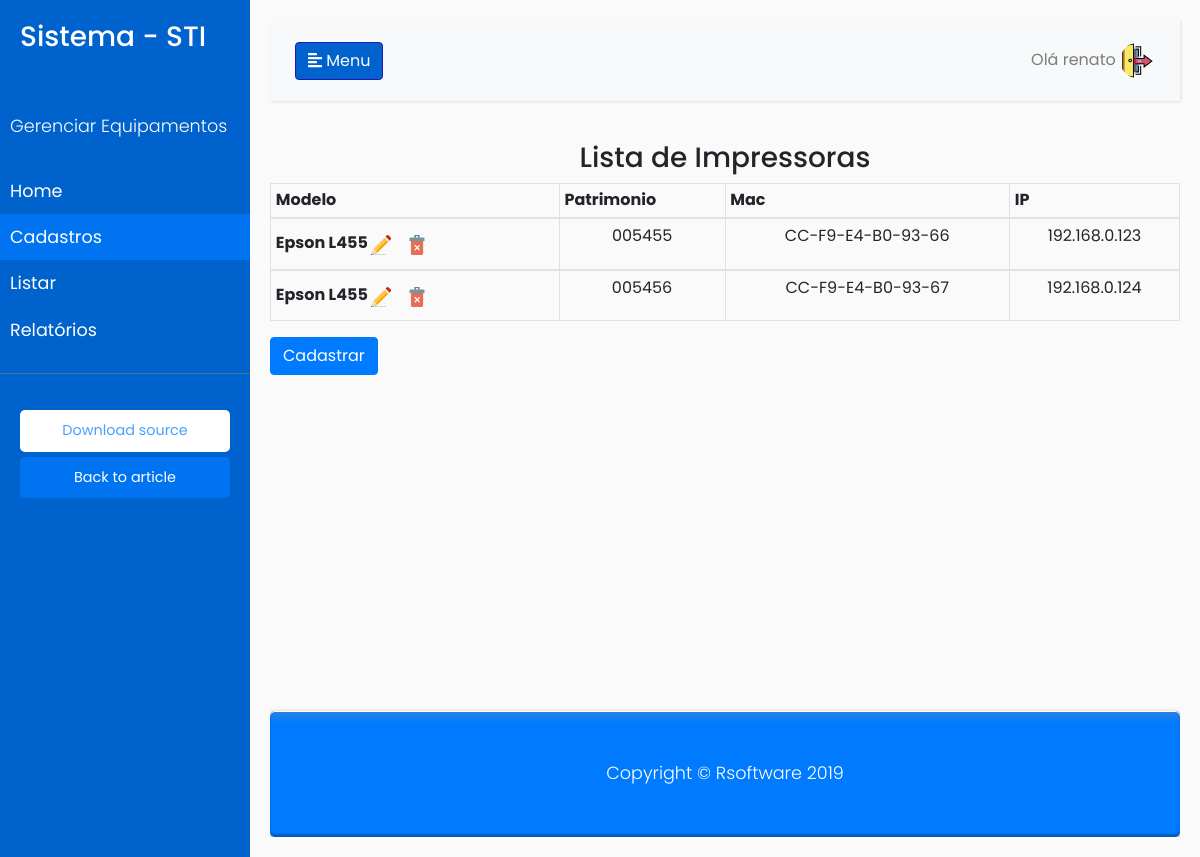
Screenshot of /impressoras/list/ (signed in) with the database file from the repository.
### impressoras/models.py (models this page shows, shortened)
class Impressora(models.Model):
    patrimonio = models.CharField(max_length=6, unique=True)
    modelo = models.CharField(max_length=16, choices=MODEL_CHOICES)
    mac = models.CharField(max_length=17, unique=True)
    ip_impressora = models.CharField(max_length=16, unique=True)

### impressoras/views.py (the view)
# urls.py: path('list/', impressoras_list, name="impressoras_list"),
@login_required
def impressoras_list(request):
    impressoras = Impressora.objects.all()
    return render(request, 'impressoras.html', {'impressoras': impressoras})

### impressoras/templates/impressoras.html (shortened to what this page needs)
{% extends 'base.html' %}
{% load static %}
{% block main %}
<h3 text align="center" >Lista de Impressoras</h3>
<div class="list-impressora">
    <div class="table-responsive">
         <table id="tabela-nob"  class="table table-bordered table-sm">
            <thead>
                <tr>
        <th scope="col"  align="center">Modelo</th>
        <th scope="col"  align="center">Patrimonio</th>
        <th scope="col"  align="center">Mac</th>
        <th scope="col"  align="center">IP</th>
              </tr>
          </thead>
    <tbody>
    {% for impressora in impressoras %}
    <tr>
      <th scope="row" align="center">{{ impressora.get_modelo_display }}
            <div class="btn-group" id="nob">
                <a class="navbar-brand" href="{% url 'impressoras_update' impressora.id %}">
                    <img src="{% static 'assets/img/edit.png' %}" width="20" height="20" alt="">
                </a>
                <a class="navbar-brand" href="{% url 'impressoras_delete' impressora.id %}">
                    <img src="{% static 'assets/img/delete.png' %}" width="20" height="20" alt="">
                 </a>
            </div>
        <td align="center">{{ impressora.patrimonio }}</td>
        <td align="center">{{ impressora.mac }}</td>
        <td align="center">{{ impressora.ip_impressora }}</td>
    </tr>
</div>
    {% endfor %}
<div class="btn-group btn-group-toggle" id="botao-nob">
    <a href="{% url 'impressoras_new' %}"><button type="button" class="btn btn-primary">
    Cadastrar</button></a>
</div>
    {% endblock %}

### templates/base.html (shortened to what this page needs)
{% load static %}
<!DOCTYPE html>
<html>
<head>
    <link rel="stylesheet" href="https://stackpath.bootstrapcdn.com/bootstrap/4.1.0/css/bootstrap.min.css"
>
    <link rel="stylesheet" href="{% static 'assets/css/style.css' %}">
</head>
<body>
    <div class="wrapper">
        <nav id="sidebar">
            <div class="sidebar-header">
                <h3>Sistema - STI</h3>
            </div>
            <ul class="list-unstyled components">
                <p>Gerenciar Equipamentos</p>
                <li>
                    <a href="{% url 'home' %}">Home</a>
                </li>
                <li class="active">
                    <a href="#homeSubmenu" data-toggle="collapse" aria-expanded="false">Cadastros</a>
                </li>
                <li>
                    <a href="#pageSubmenu" data-toggle="collapse" aria-expanded="false">Listar</a>
                </li>
                <li>
                    <a href="{% url 'relatorios' %}">Relatórios</a>
                </li>
            </ul>
            <ul class="list-unstyled CTAs">
                <li><a href="https://bootstrapious.com/tutorial/files/sidebar.zip" class="download">Download source</a>
                </li>
                <li><a href="https://bootstrapious.com/p/bootstrap-sidebar" class="article">Back to article</a></li>
            </ul>
        </nav>
        <div id="content">
            <nav class="navbar navbar-expand-lg navbar-light bg-light">
                <div class="container-fluid">
                    <button type="button" id="sidebarCollapse" class="btn btn-info">
                        <i class="fas fa-align-left"></i>
                        <span>Menu</span>
                    </button>
                    <div class="collapse navbar-collapse" id="navbarSupportedContent">
                        <ul class="nav navbar-nav ml-auto">
                            <li class="nav-item dropdown">
                                {% if user.is_authenticated %}
                                <a class="nav-link pr-0" id="navbarDropdownUser" href="#" role="button"
                                    data-toggle="dropdown" aria-haspopup="true" aria-expanded="false">
                                    Olá {{ user.username }}
                                    <img class="rounded-circle" src="{% static 'assets/img/renato.png' %}" alt=""
                                        width="35px" height="35px">
                                    {% else %}
                                    <a href="{% url 'login' %}" class="btn btn-light">Entrar</a>
                                    {% endif %}
                                </a>
                            </li>
                        </ul>
                    </div>
                </div>
            </nav>
            {% block main %}
            {% endblock %}
            <footer class="py-5 bg-primary">
                <div class="container">
                    <p class="m-0 text-center text-white">Copyright &copy; Rsoftware 2019</p>
                </div>
            </footer>
        </div>
    </div>
</body>
</html>

### static/assets/css/style.css (style rules this page uses)
body { font-family: 'Poppins', sans-serif; background: #fafafa; }
p { font-family: 'Poppins', sans-serif; font-size: 1.1em; font-weight: 300; line-height: 1.7em; color: #999; }
footer { margin-top: 336px; box-shadow: 0 0 1px rgba(0, 0, 0, 0.3), 0 3px 7px rgba(0, 0, 0, 0.3), inset 0 1px rgba(255,255,255,1), inset 0 -3px 2px rgba(0,0,0,0.25); border-radius: 5px; background: linear-gradient(#2981df, #007bff 10%); }
a, a:hover, a:focus { color: inherit; text-decoration: none; transition: all 0.3s; }
.navbar { padding: 15px 10px; background: #fff; border: none; border-radius: 0; margin-bottom: 40px; box-shadow: 1px 1px 3px rgba(0, 0, 0, 0.1); }
.wrapper { display: flex; width: 100%; align-items: stretch; }
#sidebar { min-width: 250px; max-width: 250px; background: #0062cc; color: #fff; transition: all 0.3s; }
#sidebar .sidebar-header { padding: 20px; background: #0062cc; }
#sidebar ul.components { padding: 20px 0; border-bottom: 1px solid #47748b; }
#sidebar ul p { color: #fff; padding: 10px; }
#sidebar ul li a { padding: 10px; font-size: 1.1em; display: block; }
#sidebar ul li.active>a, a[aria-expanded="true"] { color: #fff; background: #007bffb8; }
a[data-toggle="collapse"] { position: relative; }
ul.CTAs { padding: 20px; }
ul.CTAs a { text-align: center; font-size: 0.9em !important; display: block; border-radius: 5px; margin-bottom: 5px; }
a.download { background: #fff; color: #007bffb8; }
a.article, a.article:hover { background: #007bffb8 !important; color: #fff !important; }
#content { width: 100%; padding: 20px; min-height: 100vh; transition: all 0.3s; }
.btn-info { background-color: #0062cc; border-color: #2217b8; }

### rows the page displays
Impressora: modelo "Epson L455", patrimonio "005455", mac "CC-F9-E4-B0-93-66", ip_impressora "192.168.0.123"
Impressora: modelo "Epson L455", patrimonio "005456", mac "CC-F9-E4-B0-93-67", ip_impressora "192.168.0.124"

### other values shown
{{ user.username }} "renato"
